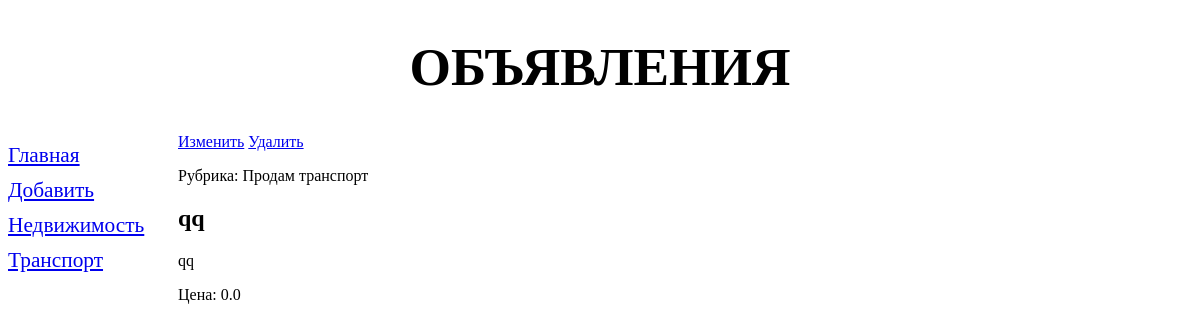
Screenshot of /bboard/detail/13/ with the database file from the repository.
### bboard/models.py (models this page shows, shortened)
class Rubric(models.Model):
    name = models.CharField(max_length=20, db_index=True, verbose_name='Название')
    class Meta:
        verbose_name_plural = 'Рубрики'
        verbose_name = 'Рубрика'
        ordering = ['name']

class Bb(models.Model):
    class Kinds(models.TextChoices):
        __empty__ = 'Выберите тип публикуемого объявления'
        BUY = 'b', 'Куплю'
        SELL = 's', 'Продам'
        EXCHANGE = 'c', 'Обменяю'
        RENT = 'r', 'Арендую'
    kind = models.CharField(max_length=8, choices=Kinds.choices, default=Kinds.SELL, verbose_name='Тип сделки')
    title = models.CharField(max_length=50, verbose_name='Товар')
    content = models.TextField(null=True, blank=True, verbose_name='Описание')
    price = models.FloatField(null=True, blank=True, verbose_name='Цена')
    published = models.DateTimeField(auto_now_add=True, db_index=True, verbose_name='Опубликовано')
    rubric = models.ForeignKey('Rubric', null=True, on_delete=models.PROTECT, verbose_name='Рубрика')
    class Meta:
        verbose_name_plural = 'Объявления'
        verbose_name = 'Объявление'
        ordering = ['-published']
    def __str__(self):
        return self.title

### bboard/views.py (the view)
# urls.py: path('detail/<int:pk>/', BbDetailView.as_view(), name='detail'),
class BbDetailView(DetailView):
    model = Bb
    def get_context_data(self, **kwargs):
        context = super().get_context_data(**kwargs)
        context['rubrics'] = Rubric.objects.all()
        return context

### templates/bboard/bb_detail.html (shortened to what this page needs)
{% extends "layout/basic.html" %}
{% block content %}
    <a href="{% url 'edit' pk=bb.pk %}">Изменить</a>
    <a href="{% url 'delete' pk=bb.pk %}">Удалить</a>
<p>Рубрика: {{ bb.get_kind_display  }} {{ bb.rubric.name.lower }}</p>
    <h2>{{ bb.title }}</h2>
    <p>{{ bb.content }}</p>
    <p>Цена: {{ bb.price }}</p>
{% endblock %}

### templates/layout/basic.html (shortened to what this page needs)
{% load static %}
<!DOCTYPE html>
<html lang="ru">
<head>
<link rel="stylesheet" type="text/css" href="{% static '/bboard/style.css' %}">
</head>
<body>
<header>
    <h1>Объявления</h1>
</header>
<nav>
    <a href="{% url 'index' %}">Главная</a>
    <a href="{% url 'add' %}">Добавить</a>
    {% for rubric in rubrics %}
        <a href="{% url 'by_rubric' rubric.pk %}">{{ rubric.name }}</a>
    {% endfor %}
</nav>
<section>
    {% block content %}
    {% endblock %}
</section>
</body>
</html>

### static/bboard/style.css (style rules this page uses)
header h1 { font-size: 40pt; text-transform: uppercase; text-align: center; background: url("bg.jpeg") left / auto 100% no-repeat; }
nav { font-size: 16pt; width: 150px; float: left; }
nav a { display: block; margin: 10px 0px; }
section { margin-left: 170px; }

### rows the page displays
Rubric: name "Недвижимость"
Rubric: name "Транспорт"
Bb: kind "Продам", rubric.name "транспорт", title "qq", content "qq", price "0.0"
